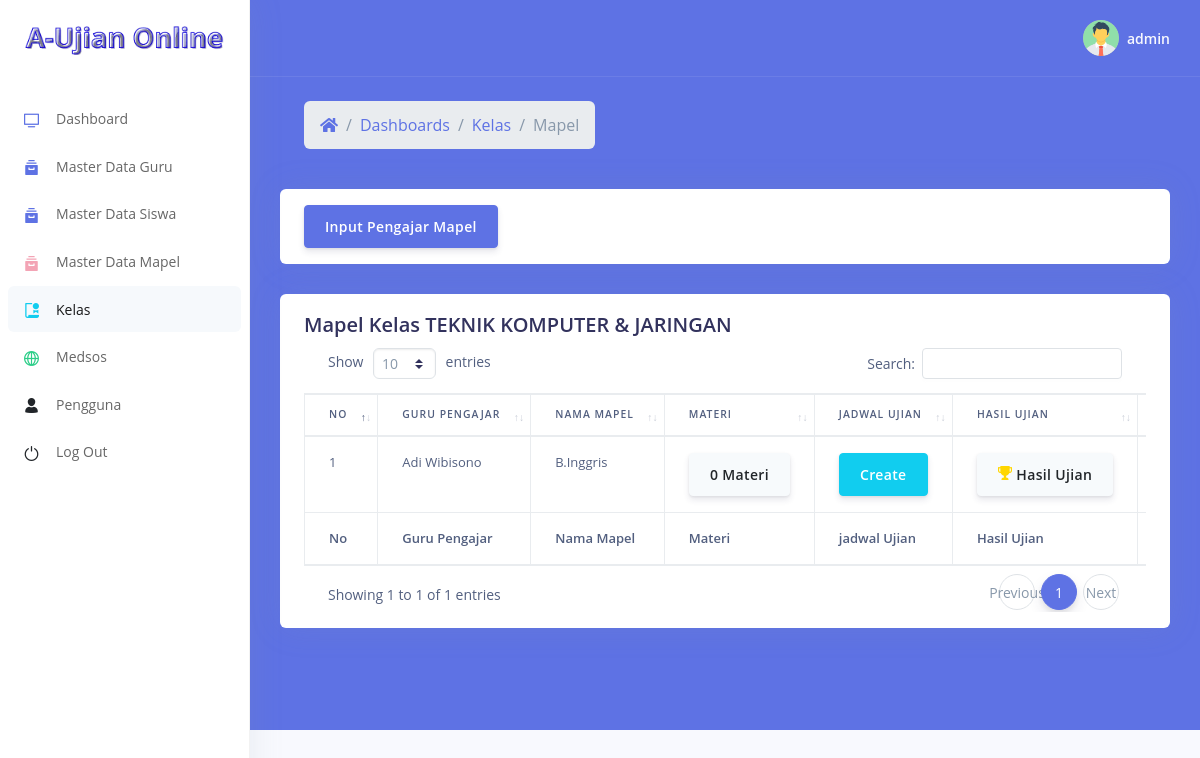
Page /kelas/mapel.php?kode_kelas=XTKJB (signed in) on the committed database.
### tables this page shows
CREATE TABLE `kelas` (
  `kode_kelas` varchar(20) NOT NULL,
  `nama_kelas` varchar(50) NOT NULL,
  `nip` varchar(20) NOT NULL
);

CREATE TABLE `mengajar` (
  `id` int(11) NOT NULL,
  `nip` varchar(20) NOT NULL,
  `kode_kelas` varchar(20) NOT NULL,
  `kode_mapel` varchar(20) NOT NULL
);

CREATE TABLE `guru` (
  `nip` varchar(20) NOT NULL,
  `nama_guru` varchar(50) NOT NULL,
  `no_telp` varchar(12) NOT NULL,
  `alamat` text NOT NULL,
  `foto` text NOT NULL
);

CREATE TABLE `mapel` (
  `kode_mapel` varchar(20) NOT NULL,
  `nama_mapel` varchar(50) NOT NULL
);

### kelas/mapel.php (the view, shortened to what this page needs)
<?php
include'../koneksi.php';
$kode_kelas = mysqli_real_escape_string($koneksi, $_GET['kode_kelas']);
?>
<!DOCTYPE html>
<html>
<head>
  <link rel="stylesheet" href="../assets/vendor/nucleo/css/nucleo.css" type="text/css">
  <link rel="stylesheet" href="../assets/vendor/@fortawesome/fontawesome-free/css/all.min.css" type="text/css">
  <link rel="stylesheet" href="../assets/css/argon.css?v=1.2.0" type="text/css">
  <link href="../assets/datatables/dataTables.bootstrap4.min.css" rel="stylesheet">
</head>
<body>
  <nav class="sidenav navbar navbar-vertical  fixed-left  navbar-expand-xs navbar-light bg-white" id="sidenav-main">
    <div class="scrollbar-inner">
      <div class="sidenav-header  align-items-center">
        <a class="navbar-brand" href="javascript:void(0)">
          <img src="../assets/img/brand/aplikasi-ujian.png" class="navbar-brand-img" alt="...">
        </a>
      </div>
      <div class="navbar-inner">
        <div class="collapse navbar-collapse" id="sidenav-collapse-main">
          <ul class="navbar-nav">
            <li class="nav-item">
              <a class="nav-link" href="../index.php">
                <i class="ni ni-tv-2 text-primary"></i>
                <span class="nav-link-text">Dashboard</span>
              </a>
            </li>
            <li class="nav-item">
              <a class="nav-link" href="../guru/data_guru.php">
                <i class="ni ni-archive-2 text-primary"></i>
                <span class="nav-link-text">Master Data Guru</span>
              </a>
            </li>
            <li class="nav-item">
              <a class="nav-link" href="../siswa/data_siswa.php">
                <i class="ni ni-archive-2 text-primary"></i>
                <span class="nav-link-text">Master Data Siswa</span>
              </a>
            </li>
            <li class="nav-item">
              <a class="nav-link" href="../mapel/mapel.php">
                <i class="ni ni-archive-2 text-pink"></i>
                <span class="nav-link-text">Master Data Mapel</span>
              </a>
            </li>
            <li class="nav-item">
              <a class="nav-link active" href="kelas.php">
                <i class="ni ni-paper-diploma text-info"></i>
                <span class="nav-link-text">Kelas</span>
              </a>
            </li>
            <li class="nav-item">
              <a class="nav-link" href="../medsos/medsos.php">
                <i class="ni ni-world-2 text-success"></i>
                <span class="nav-link-text">Medsos</span>
              </a>
            </li>
            <li class="nav-item">
              <a class="nav-link" href="../pengguna/pengguna.php">
                <i class="ni ni-single-02 text-dark"></i>
                <span class="nav-link-text">Pengguna</span>
              </a>
            </li>
            <li class="nav-item">
              <a class="nav-link" href="../logout.php">
                <i class="ni ni-button-power text-dark"></i>
                <span class="nav-link-text">Log Out</span>
              </a>
            </li>
          </ul>
        </div>
      </div>
    </div>
  </nav>
  <div class="main-content" id="panel">
    <nav class="navbar navbar-top navbar-expand navbar-dark bg-primary border-bottom">
      <div class="container-fluid">
        <div class="collapse navbar-collapse" id="navbarSupportedContent">
          <ul class="navbar-nav align-items-center  ml-auto ml-md-0 ">
            <li class="nav-item dropdown">
              <a class="nav-link pr-0" href="#" role="button" data-toggle="dropdown" aria-haspopup="true" aria-expanded="false">
                <div class="media align-items-center">
                  <span class="avatar avatar-sm rounded-circle">
                    <img alt="Image placeholder" src="../assets/img/user.png">
                  </span>
                  <div class="media-body  ml-2  d-none d-lg-block">
                    <span class="mb-0 text-sm  font-weight-bold"><?= $_SESSION['username']; ?></span>
                  </div>
                </div>
              </a>
            </li>
          </ul>
        </div>
      </div>
    </nav>
    <div class="header bg-primary pb-6">
      <div class="container-fluid">
        <div class="header-body">
          <div class="row align-items-center py-4">
            <div class="col-lg-6 col-7">
              <nav aria-label="breadcrumb" class="d-none d-md-inline-block ml-md-4">
                <ol class="breadcrumb breadcrumb-links breadcrumb-dark">
                  <li class="breadcrumb-item"><a href="#"><i class="fas fa-home"></i></a></li>
                  <li class="breadcrumb-item"><a href="../index.php">Dashboards</a></li>
                  <li class="breadcrumb-item"><a href="kelas.php">Kelas</a></li>
                  <li class="breadcrumb-item active" aria-current="page">Mapel</li>
                </ol>
              </nav>
            </div>
          </div>
          <div class="row">
            <div class="col-xl-12">
              <div class="card  card-stats">
                <div class="card-body">
                  <a href="" class="btn btn-primary" data-toggle="modal" data-target="#mapel">Input Pengajar Mapel</a>
                </div>
              </div>
            </div>
          </div>
          <div class="row">
            <div class="col-xl-12">
              <div class="card  card-stats">
                <div class="card-body">
                  <?php
                  $kelas = mysqli_query($koneksi,"SELECT * FROM kelas WHERE kode_kelas='$kode_kelas'");
                  while ($tampil = mysqli_fetch_array($kelas)) {
                   ?>
                   <h2>Mapel Kelas <?= $tampil['nama_kelas']; ?></h2>
                 <?php } ?>
                 <div class="table-responsive">
                  <table class="table table-bordered" id="example" width="100%" cellspacing="0">
                    <thead>
                      <tr>
                        <th>No</th>
                        <th>Guru Pengajar</th>
                        <th>Nama Mapel</th>
                        <th>Materi</th>
                        <th>jadwal Ujian</th>
                        <th>Hasil Ujian</th>
                        <th>Aksi</th>
                      </tr>
                    </thead>
                    <tfoot>
                      <tr>
                        <th>No</th>
                        <th>Guru Pengajar</th>
                        <th>Nama Mapel</th>
                        <th>Materi</th>
                        <th>jadwal Ujian</th>
                        <th>Hasil Ujian</th>
                        <th>Aksi</th>
                      </tr>
                    </tfoot>
                    <tbody>
                      <?php
                      $no = 1;
                      $mapel = mysqli_query($koneksi,"SELECT * FROM mengajar
                        INNER JOIN guru ON mengajar.nip = guru.nip
                        INNER JOIN mapel ON mengajar.kode_mapel = mapel.kode_mapel WHERE kode_kelas='$kode_kelas'");
                      while ($tampil = mysqli_fetch_array($mapel)) {
                        $kode_mapel = $tampil['kode_mapel'];
                        $kode_kelas = $tampil['kode_kelas'];
                        ?>
                        <tr>
                          <td><?= $no++; ?></td>
                          <td><?= $tampil['nama_guru']; ?></td>
                          <td><?= $tampil['nama_mapel']; ?></td>
                          <td><a href="materi.php?kode_kelas=<?= $tampil['kode_kelas']; ?>&kode_mapel=<?= $tampil['kode_mapel']; ?>" class="btn btn-secondary"> <?php
                          $sql = mysqli_query($koneksi, "SELECT * FROM materi WHERE kode_kelas='$kode_kelas' AND kode_mapel='$kode_mapel'");
                          $count = mysqli_num_rows($sql);
                          echo "$count";
                          ?> Materi</a></td>
                          <td><a href="jenis_ujian.php?kode_kelas=<?= $kode_kelas ?>&kode_mapel=<?= $tampil['kode_mapel']; ?>" class="btn btn-info">Create</a></td>
                          <td><a href="hasil_jenis_ujian.php?kode_kelas=<?= $kode_kelas ?>&kode_mapel=<?= $tampil['kode_mapel']; ?>" class="btn btn-secondary"><i class="ni ni-trophy text-yellow"></i> Hasil Ujian</a></td>
                          <td>
                          </td>
                        </tr>
                      <?php } ?>
                    </tbody>
                  </table>
                </div>
              </div>
            </div>
          </div>
        </div>
      </div>
    </div>
  </div>
</div>
</body>
</html>

### rows in the picture
kelas: nama_kelas "TEKNIK KOMPUTER & JARINGAN"
mengajar: nip.nama_guru "Adi Wibisono", kode_mapel.nama_mapel "B.Inggris", count "0"

### other values in the picture
$_SESSION['username'] "admin"
